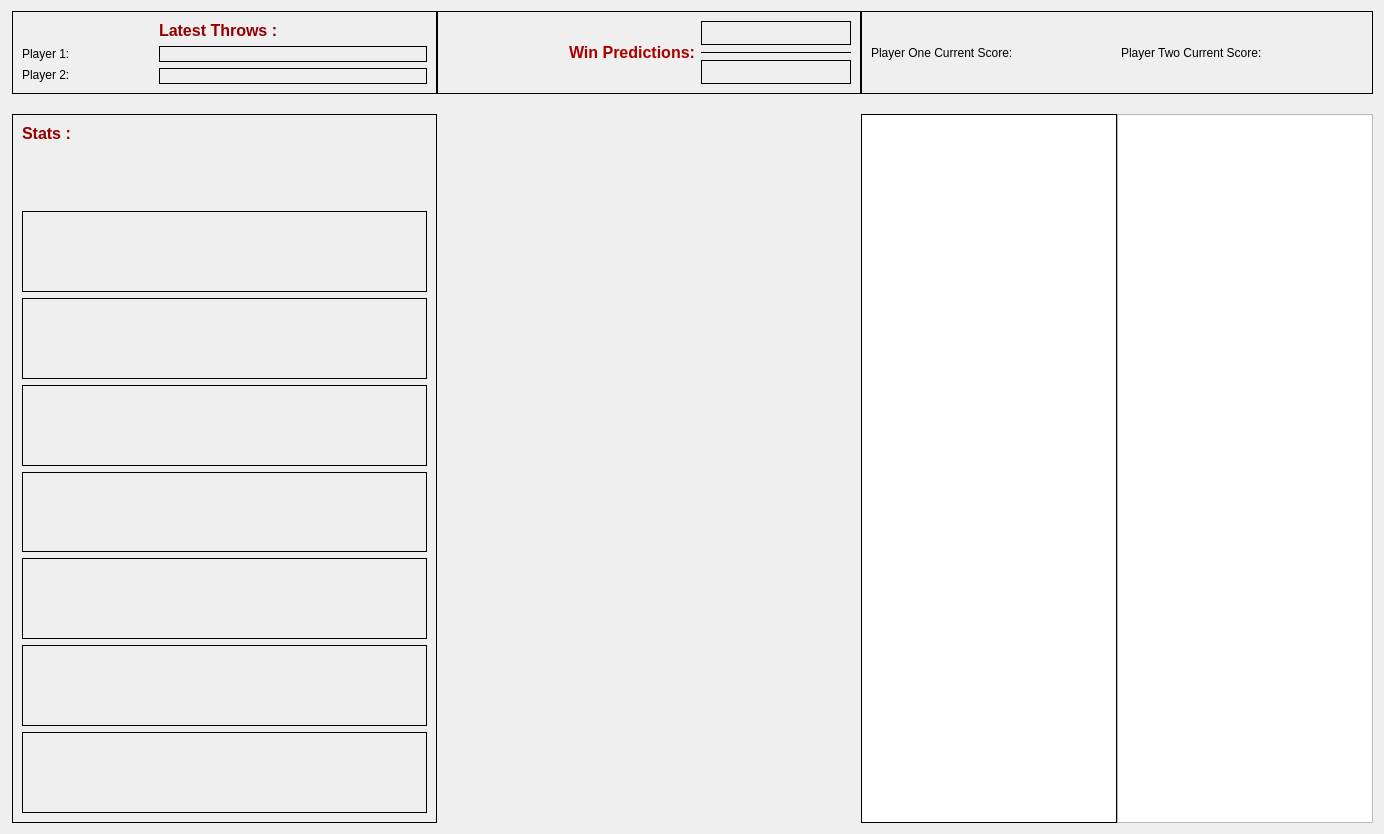
<?xml version="1.0" encoding="UTF-8"?>
<ui version="4.0">
 <class>AudienceView</class>
 <widget class="QDialog" name="AudienceView">
  <property name="geometry">
   <rect>
    <x>0</x>
    <y>0</y>
    <width>1384</width>
    <height>834</height>
   </rect>
  </property>
  <property name="cursor">
   <cursorShape>ArrowCursor</cursorShape>
  </property>
  <property name="windowTitle">
   <string>Dialog</string>
  </property>
  <layout class="QGridLayout" name="gridLayout">
   <property name="leftMargin">
    <number>12</number>
   </property>
   <property name="horizontalSpacing">
    <number>0</number>
   </property>
   <property name="verticalSpacing">
    <number>3</number>
   </property>
   <item row="5" column="5" alignment="Qt::AlignRight">
    <widget class="QListWidget" name="listWidget">
     <property name="maximumSize">
      <size>
       <width>350</width>
       <height>16777215</height>
      </size>
     </property>
     <property name="frameShape">
      <enum>QFrame::Box</enum>
     </property>
     <property name="frameShadow">
      <enum>QFrame::Plain</enum>
     </property>
    </widget>
   </item>
   <item row="5" column="3" colspan="2">
    <widget class="Widget" name="widgetHolder" native="true"/>
   </item>
   <item row="5" column="6" alignment="Qt::AlignRight">
    <widget class="QListWidget" name="listWidget_2">
     <property name="maximumSize">
      <size>
       <width>350</width>
       <height>16777215</height>
      </size>
     </property>
    </widget>
   </item>
   <item row="0" column="3" colspan="2">
    <widget class="QFrame" name="frame_3">
     <property name="frameShape">
      <enum>QFrame::Box</enum>
     </property>
     <property name="frameShadow">
      <enum>QFrame::Plain</enum>
     </property>
     <layout class="QGridLayout" name="gridLayout_3">
      <item row="0" column="1">
       <widget class="QLabel" name="PlayerOnePredictions">
        <property name="minimumSize">
         <size>
          <width>150</width>
          <height>0</height>
         </size>
        </property>
        <property name="maximumSize">
         <size>
          <width>150</width>
          <height>50</height>
         </size>
        </property>
        <property name="frameShape">
         <enum>QFrame::Box</enum>
        </property>
        <property name="text">
         <string/>
        </property>
       </widget>
      </item>
      <item row="2" column="1">
       <widget class="QLabel" name="PlayerTwoPredictions">
        <property name="maximumSize">
         <size>
          <width>150</width>
          <height>50</height>
         </size>
        </property>
        <property name="frameShape">
         <enum>QFrame::Box</enum>
        </property>
        <property name="text">
         <string/>
        </property>
       </widget>
      </item>
      <item row="1" column="1">
       <widget class="Line" name="line_5">
        <property name="maximumSize">
         <size>
          <width>150</width>
          <height>16777215</height>
         </size>
        </property>
        <property name="frameShadow">
         <enum>QFrame::Plain</enum>
        </property>
        <property name="midLineWidth">
         <number>3</number>
        </property>
        <property name="orientation">
         <enum>Qt::Horizontal</enum>
        </property>
       </widget>
      </item>
      <item row="0" column="0" rowspan="3" alignment="Qt::AlignRight">
       <widget class="QLabel" name="label">
        <property name="maximumSize">
         <size>
          <width>300</width>
          <height>16777215</height>
         </size>
        </property>
        <property name="text">
         <string>&lt;html&gt;&lt;head/&gt;&lt;body&gt;&lt;p&gt;&lt;span style=&quot; font-size:12pt; font-weight:600; color:#aa0000;&quot;&gt;Win Predictions:&lt;/span&gt;&lt;/p&gt;&lt;/body&gt;&lt;/html&gt;</string>
        </property>
       </widget>
      </item>
     </layout>
    </widget>
   </item>
   <item row="3" column="0">
    <widget class="QLabel" name="label_8">
     <property name="text">
      <string/>
     </property>
     <property name="pixmap">
      <pixmap>../../../Pictures/RaidLOGO.PNG</pixmap>
     </property>
    </widget>
   </item>
   <item row="0" column="0" colspan="2">
    <widget class="QFrame" name="frame_2">
     <property name="frameShape">
      <enum>QFrame::Box</enum>
     </property>
     <property name="frameShadow">
      <enum>QFrame::Plain</enum>
     </property>
     <layout class="QGridLayout" name="gridLayout_2">
      <item row="1" column="1" alignment="Qt::AlignLeft|Qt::AlignVCenter">
       <widget class="QLabel" name="PlayerOneLabel">
        <property name="text">
         <string>Player 1:</string>
        </property>
       </widget>
      </item>
      <item row="1" column="2" colspan="2" alignment="Qt::AlignVCenter">
       <widget class="QLabel" name="PlayerOneLastThrowLabel">
        <property name="frameShape">
         <enum>QFrame::Box</enum>
        </property>
        <property name="text">
         <string/>
        </property>
       </widget>
      </item>
      <item row="2" column="2" colspan="2" alignment="Qt::AlignTop">
       <widget class="QLabel" name="PlayerTwoLastThrowLabel">
        <property name="frameShape">
         <enum>QFrame::Box</enum>
        </property>
        <property name="text">
         <string/>
        </property>
       </widget>
      </item>
      <item row="2" column="1" alignment="Qt::AlignLeft|Qt::AlignTop">
       <widget class="QLabel" name="PlayerTwoLabel">
        <property name="text">
         <string>Player 2:</string>
        </property>
       </widget>
      </item>
      <item row="0" column="2" alignment="Qt::AlignLeft|Qt::AlignBottom">
       <widget class="QLabel" name="label_2">
        <property name="frameShape">
         <enum>QFrame::NoFrame</enum>
        </property>
        <property name="text">
         <string>&lt;html&gt;&lt;head/&gt;&lt;body&gt;&lt;p&gt;&lt;span style=&quot; font-size:12pt; font-weight:600; color:#940002;&quot;&gt;Latest Throws :&lt;/span&gt;&lt;/p&gt;&lt;/body&gt;&lt;/html&gt;</string>
        </property>
       </widget>
      </item>
     </layout>
    </widget>
   </item>
   <item row="0" column="5" colspan="2">
    <widget class="QFrame" name="frame_4">
     <property name="frameShape">
      <enum>QFrame::Box</enum>
     </property>
     <property name="frameShadow">
      <enum>QFrame::Plain</enum>
     </property>
     <layout class="QHBoxLayout" name="horizontalLayout">
      <item alignment="Qt::AlignRight">
       <widget class="QLabel" name="label_5">
        <property name="text">
         <string>Player One Current Score:</string>
        </property>
       </widget>
      </item>
      <item>
       <widget class="QLabel" name="PlayerOneCurrentScore">
        <property name="text">
         <string/>
        </property>
       </widget>
      </item>
      <item alignment="Qt::AlignRight">
       <widget class="QLabel" name="label_6">
        <property name="text">
         <string>Player Two Current Score:</string>
        </property>
       </widget>
      </item>
      <item>
       <widget class="QLabel" name="PlayerTwoCurrentScore">
        <property name="text">
         <string/>
        </property>
       </widget>
      </item>
     </layout>
    </widget>
   </item>
   <item row="5" column="0" colspan="2">
    <widget class="QFrame" name="frame">
     <property name="minimumSize">
      <size>
       <width>58</width>
       <height>0</height>
      </size>
     </property>
     <property name="frameShape">
      <enum>QFrame::Box</enum>
     </property>
     <property name="frameShadow">
      <enum>QFrame::Plain</enum>
     </property>
     <layout class="QVBoxLayout" name="verticalLayout">
      <item alignment="Qt::AlignTop">
       <widget class="QLabel" name="MainStatsLable">
        <property name="text">
         <string>&lt;html&gt;&lt;head/&gt;&lt;body&gt;&lt;p&gt;&lt;span style=&quot; font-size:12pt; font-weight:600; color:#940002;&quot;&gt;Stats :&lt;/span&gt;&lt;/p&gt;&lt;/body&gt;&lt;/html&gt;</string>
        </property>
       </widget>
      </item>
      <item>
       <widget class="QLabel" name="PersonalStats">
        <property name="frameShape">
         <enum>QFrame::Box</enum>
        </property>
        <property name="text">
         <string/>
        </property>
       </widget>
      </item>
      <item>
       <widget class="QLabel" name="NumberOf180s">
        <property name="frameShape">
         <enum>QFrame::Box</enum>
        </property>
        <property name="frameShadow">
         <enum>QFrame::Plain</enum>
        </property>
        <property name="text">
         <string/>
        </property>
        <property name="wordWrap">
         <bool>true</bool>
        </property>
       </widget>
      </item>
      <item>
       <widget class="QLabel" name="StatisticsDisplay">
        <property name="frameShape">
         <enum>QFrame::Box</enum>
        </property>
        <property name="text">
         <string/>
        </property>
       </widget>
      </item>
      <item>
       <widget class="QLabel" name="Player2Stats">
        <property name="frameShape">
         <enum>QFrame::Box</enum>
        </property>
        <property name="text">
         <string/>
        </property>
       </widget>
      </item>
      <item>
       <widget class="QLabel" name="RankedStats">
        <property name="frameShape">
         <enum>QFrame::Box</enum>
        </property>
        <property name="text">
         <string/>
        </property>
       </widget>
      </item>
      <item>
       <widget class="QLabel" name="CurrentPlayer">
        <property name="frameShape">
         <enum>QFrame::Box</enum>
        </property>
        <property name="text">
         <string/>
        </property>
       </widget>
      </item>
      <item>
       <widget class="QLabel" name="WinPercentages">
        <property name="frameShape">
         <enum>QFrame::Box</enum>
        </property>
        <property name="text">
         <string/>
        </property>
       </widget>
      </item>
     </layout>
    </widget>
   </item>
  </layout>
 </widget>
 <customwidgets>
  <customwidget>
   <class>Widget</class>
   <extends>QWidget</extends>
   <header>widget.h</header>
   <container>1</container>
  </customwidget>
 </customwidgets>
 <resources/>
 <connections/>
</ui>
